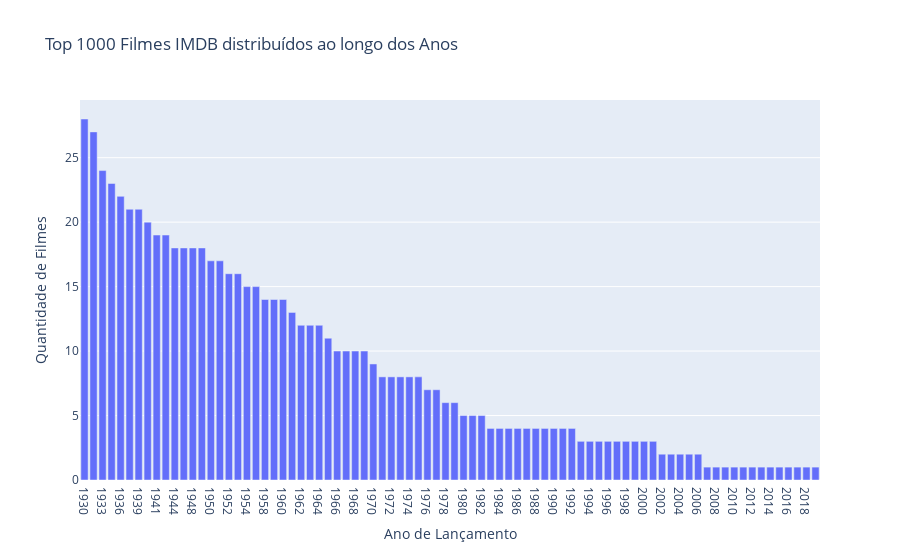

Notebook code cell kept with this figure:
### Markdown cell above
**Distribuição ao longo dos Anos**: Para analisar a quantidade de filmes no Top 1000 do IMDB em cada ano, utilizaremos um **Gráfico de Barras** por se tratar de uma variável categórica ordinal.

É possível notar que os filmes do Top 1000 estão concentrados na década de 40 com um comportamento decrescente, ou seja, os filmes mais aclamados tendem a ser mais antigos.

### Code cell
fig = px.bar(
    x=sorted(df["Released_Year"].unique()),
    y=[df["Released_Year"].value_counts()],
    title="Top 1000 Filmes IMDB distribuídos ao longo dos Anos",
    labels={"x": "Ano de Lançamento"},
).update_layout(showlegend=False, yaxis_title="Quantidade de Filmes").update_xaxes(type='category')
fig.show()

### Figure 1 — Plotly figure (JSON) as saved in the notebook; plotly's stock layout.template omitted (floating-point values rounded to 4 significant figures)
{"data": [{"alignmentgroup": "True", "hovertemplate": "variable=wide_variable_0<br>Ano de Lançamento=%{x}<br>value=%{y}<extra></extra>", "legendgroup": "wide_variable_0", "marker": {"color": "#636efa", "pattern": {"shape": ""}}, "name": "wide_variable_0", "offsetgroup": "wide_variable_0", "orientation": "v", "showlegend": true, "textposition": "auto", "type": "bar", "x": [1930, 1931, 1933, 1934, 1936, 1938, 1939, 1940, 1941, 1942, 1944, 1946, 1948, 1949, 1950, 1951, 1952, 1953, 1954, 1957, 1958, 1959, 1960, 1961, 1962, 1963, 1964, 1965, 1966, 1967, 1968, 1969, 1970, 1971, 1972, 1973, 1974, 1975, 1976, 1977, 1978, 1979, 1980, 1981, 1982, 1983, 1984, 1985, 1986, 1987, 1988, 1989, 1990, 1991, 1992, 1993, 1994, 1995, 1996, 1997, 1998, 1999, 2000, 2001, 2002, 2003, 2004, 2005, 2006, 2007, 2008, 2009, 2010, 2011, 2012, 2013, 2014, 2015, 2016, 2017, 2018, 2019], "xaxis": "x", "y": [28, 27, 24, 23, 22, 21, 21, 20, 19, 19, 18, 18, 18, 18, 17, 17, 16, 16, 15, 15, 14, 14, 14, 13, 12, 12, 12, 11, 10, 10, 10, 10, 9, 8, 8, 8, 8, 8, 7, 7, 6, 6, 5, 5, 5, 4, 4, 4, 4, 4, 4, 4, 4, 4, 4, 3, 3, 3, 3, 3, 3, 3, 3, 3, 2, 2, 2, 2, 2, 1, 1, 1, 1, 1, 1, 1, 1, 1, 1, 1, 1, 1], "yaxis": "y"}], "layout": {"barmode": "relative", "legend": {"title": {"text": "variable"}, "tracegroupgap": 0}, "showlegend": false, "title": {"text": "Top 1000 Filmes IMDB distribuídos ao longo dos Anos"}, "xaxis": {"anchor": "y", "domain": [0, 1], "title": {"text": "Ano de Lançamento"}, "type": "category"}, "yaxis": {"anchor": "x", "domain": [0, 1], "title": {"text": "Quantidade de Filmes"}}}}
